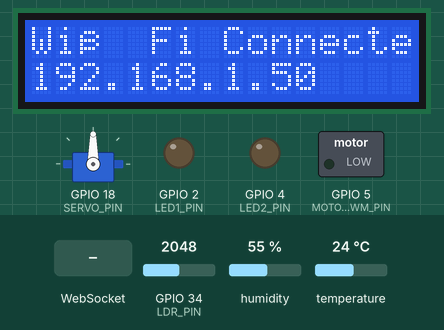
The sketch below on a simulated ESP32. Parts: servo, 16×2 character LCD, switched loads named in the sketch (green lamp = pin HIGH), output pins drawn as LEDs (lit = HIGH). The test bench sets the inputs (shaded band); at power-on: GPIO 34 (LDR_PIN) = 2048, humidity 55 %, temperature 24 °C. WiFi joins after 1.5 s; servers stay silent unless stated; what the sketch prints to the serial monitor is not drawn.

Above: at 2.8 s.
2.9 s: WebSocket text "SET_LED" received
At 4.2 s:
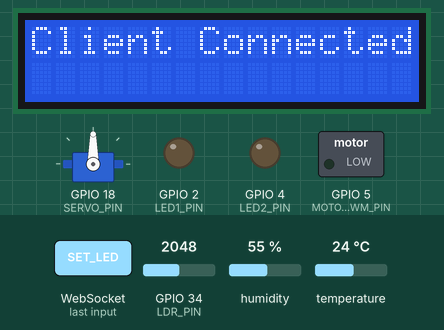
Timing chart, 0 to 5.9 s (numbered marks = the images above; inputs shaded):
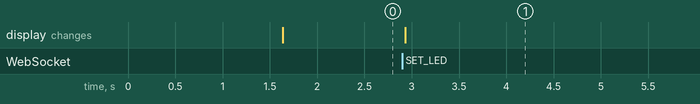

The sketch:

esp32_main.ino
```cpp
// ESP32 Firmware for ESP32 IoT TecNaMão
// Async WebSocket server, LCD I2C display, hardware control, sensor reading, JSON formatting

#include <WiFi.h>
#include <AsyncTCP.h>
#include <ESPAsyncWebServer.h>
#include <ArduinoJson.h>
#include <Wire.h>
#include <LiquidCrystal_I2C.h>
#include <DHT.h>
#include <ESP32Servo.h>

// ----- Configuration -----
const char* ssid = "Nome_rede";          // TODO: replace with your Wi‑Fi SSID
const char* password = "Sua_Senha_2020"; // TODO: replace with your Wi‑Fi password

// Pin assignments (adjust to your wiring)
#define LED1_PIN      2
#define LED2_PIN      4
#define MOTOR_PWM_PIN 5
#define SERVO_PIN    18
#define DHT_PIN      15
#define DHT_TYPE     DHT11
#define LDR_PIN      34   // ADC1 channel 6 (GPIO34)

// I2C pins for LCD
#define I2C_SDA 21
#define I2C_SCL 22

// LCD I2C address (common 0x27 or 0x3F)
#define LCD_ADDRESS 0x27
#define LCD_COLUMNS 16
#define LCD_ROWS    2

// ----- Global objects -----
AsyncWebServer server(80);
AsyncWebSocket ws("/ws");
LiquidCrystal_I2C lcd(LCD_ADDRESS, LCD_COLUMNS, LCD_ROWS);
DHT dht(DHT_PIN, DHT_TYPE);
Servo myServo;

// Timing
unsigned long lastSensorRead = 0;
const unsigned long sensorInterval = 2000; // 2 seconds

// Helper to display status on LCD
void showStatus(const char* line1, const char* line2) {
  lcd.clear();
  lcd.setCursor(0, 0);
  lcd.print(line1);
  lcd.setCursor(0, 1);
  lcd.print(line2);
}

// Broadcast JSON payload to all WS clients
void broadcastTelemetry() {
  // Read sensors
  float temperature = dht.readTemperature();
  float humidity = dht.readHumidity();
  int lightLevel = analogRead(LDR_PIN);

  // Build JSON
  DynamicJsonDocument doc(256);
  doc["type"] = "UPDATE";
  JsonObject payload = doc.createNestedObject("payload");
  payload["temperature"] = isnan(temperature) ? 0 : temperature;
  payload["humidity"] = isnan(humidity) ? 0 : humidity;
  payload["lightLevel"] = lightLevel;
  payload["timestamp"] = millis(); // simple timestamp

  String jsonStr;
  serializeJson(doc, jsonStr);
  ws.textAll(jsonStr);
}

// Handle incoming WS messages (commands)
void handleWsMessage(AsyncWebSocket * server, AsyncWebSocketClient * client, AwsEventType type,
                     void *arg, uint8_t *data, size_t len) {
  if (type == WS_EVT_DATA) {
    AwsFrameInfo *info = (AwsFrameInfo*)arg;
    if (info->final && info->index == 0 && info->len == len && info->opcode == WS_TEXT) {
      String msg = String((char*)data);
      DynamicJsonDocument doc(256);
      DeserializationError error = deserializeJson(doc, msg);
      if (error) {
        Serial.printf("[WS] Invalid JSON: %s\n", error.c_str());
        return;
      }
      const char* action = doc["action"];
      const char* componentId = doc["componentId"];
      JsonVariant value = doc["value"];

      if (strcmp(action, "SET_LED") == 0 && componentId) {
        int pin = (strcmp(componentId, "led1") == 0) ? LED1_PIN : LED2_PIN;
        digitalWrite(pin, value.as<bool>() ? HIGH : LOW);
      } else if (strcmp(action, "SET_MOTOR") == 0) {
        int speed = value.as<int>();
        analogWrite(MOTOR_PWM_PIN, speed);
      } else if (strcmp(action, "SET_SERVO") == 0) {
        int angle = value.as<int>();
        myServo.write(angle);
      }
    }
  } else if (type == WS_EVT_CONNECT) {
    Serial.printf("[WS] Client %u connected\n", client->id());
    showStatus("Client Connected", "");
  } else if (type == WS_EVT_DISCONNECT) {
    Serial.printf("[WS] Client %u disconnected\n", client->id());
    showStatus("Client Disconnected", "");
  }
}

void setup() {
  Serial.begin(115200);
  // Initialise pins
  pinMode(LED1_PIN, OUTPUT);
  pinMode(LED2_PIN, OUTPUT);
  pinMode(MOTOR_PWM_PIN, OUTPUT);
  myServo.attach(SERVO_PIN);

  // Initialise I2C
  Wire.begin(I2C_SDA, I2C_SCL);

  // Initialise LCD
  lcd.init();
  lcd.backlight();
  showStatus("Connecting...", "");

  // Initialise DHT
  dht.begin();

  // Connect to Wi‑Fi
  WiFi.begin(ssid, password);
  while (WiFi.status() != WL_CONNECTED) {
    delay(500);
    Serial.print('.');
  }
  Serial.println();
  Serial.print("IP address: ");
  Serial.println(WiFi.localIP());
  // Show IP on LCD
  char ipStr[16];
  snprintf(ipStr, sizeof(ipStr), "%s", WiFi.localIP().toString().c_str());
  showStatus("Wi‑Fi Connected", ipStr);

  // Start WebSocket
  ws.onEvent(handleWsMessage);
  server.addHandler(&ws);
  server.begin();

  // Initial sensor broadcast after Wi‑Fi is ready
  lastSensorRead = millis();
  broadcastTelemetry();
}

void loop() {
  // Periodic sensor read & broadcast
  unsigned long now = millis();
  if (now - lastSensorRead >= sensorInterval) {
    lastSensorRead = now;
    broadcastTelemetry();
  }
  // Async WebSocket runs in background, nothing else needed here
}
```

Measured:
- after the input at 2.9 s, the display: changes at once (image 1)
